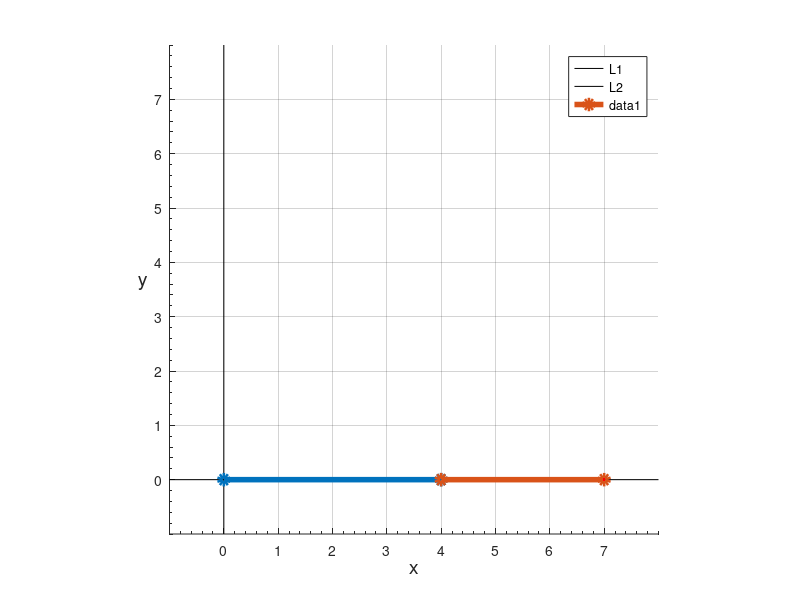

Here is the MATLAB script that generated this plot: (Note: this script raises an error after producing the figure.)

%referans
%https://www.mathworks.com/help/symbolic/derive-and-apply-inverse-kinematics-to-robot-arm.html
 
xmin = 0;
xmax = 7;
ymin = 0;
ymax = 7;
ticks_frequency = 1;

figure;
hold on;

axis([xmin-1 xmax+1 ymin-1 ymax+1]);
axis equal;

plot([xmin-1 xmax+1], [0 0], 'k');
plot([0 0], [ymin-1 ymax+1], 'k');

xlabel('x', 'FontSize', 14);
ylabel('y', 'FontSize', 14, 'Rotation', 0, 'HorizontalAlignment', 'right');

set(gca, 'XTick', xmin:ticks_frequency:xmax);
set(gca, 'YTick', ymin:ticks_frequency:ymax);
set(gca, 'XMinorTick', 'on');
set(gca, 'YMinorTick', 'on');
grid on;
set(gca, 'GridAlpha', 0.2, 'MinorGridAlpha', 0.2);

L1_length = 4; 
L2_length = 3; 

theta_1 = 0; 
theta_2 = 0; 


x_base = 0;
y_base = 0;


x_l1 = x_base + L1_length * cosd(theta_1);
y_l1 = y_base + L1_length * sind(theta_1);
x_l2 = x_l1 + L2_length * cosd(theta_2);
y_l2 = y_l1 + L2_length * sind(theta_2);

% Plot the lines
hL1 = plot([x_base, x_l1], [y_base, y_l1], 'o-', 'LineWidth', 4);
hL2 = plot([x_l1, x_l2], [y_l1, y_l2], 'o-', 'LineWidth', 4);


legend('L1', 'L2');

x_traj = [];
y_traj = [];
theta1_vals = [];
theta2_vals = [];

for t1 = 0:2:90
    for t2 = 0:2:90
        theta_1 = t1; 
        theta_2 = t2; 

        x_l1 = x_base + L1_length * cosd(theta_1);
        y_l1 = y_base + L1_length * sind(theta_1);
        x_l2 = x_l1 + L2_length * cosd(theta_2);
        y_l2 = y_l1 + L2_length * sind(theta_2);

        
        set(hL1, 'xdata', [x_base, x_l1], 'ydata', [y_base, y_l1]);
        set(hL2, 'xdata', [x_l1, x_l2], 'ydata', [y_l1, y_l2]);

        x_traj = [x_traj, x_l2];
        y_traj = [y_traj, y_l2];
        theta1_vals = [theta1_vals; theta_1];
        theta2_vals = [theta2_vals; theta_2];

        

        % plot the trajectory
        plot(x_traj, y_traj, 'r.','handlevisibility','off');

        data = [x_traj', y_traj'];
        data2 = [theta1_vals, theta2_vals];

        % https://www.mathworks.com/matlabcentral/answers/583043-how-can-we-write-data-into-csv-file-with-column-labels-included#answer_980050
        T = array2table(data);
        T.Properties.VariableNames(1:2) = {'x_traj','y_traj'}
        writetable(T,'data_in.csv')

        T2 = array2table(data2);
        T2.Properties.VariableNames(1:2) = {'theta1_vals', 'theta2_vals'}
        writetable(T2,'data_out.csv')

        pause(0.01);
    end
end


hold off;
